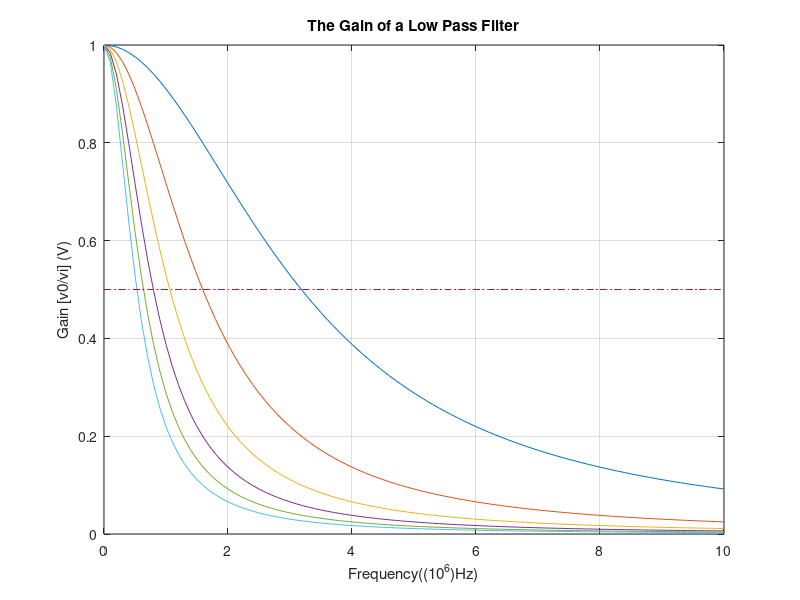

MATLAB code to generate this figure:
%Ece2412 lab 1

clear
clc
clf
close all

%values for our low pass filter%
r = 50; %ohms%

c = ((1:6).*(10^-9))';
freq = (0:0.1:10); %100 increments for accuracy
w = freq*2*(pi)*(10^6);
res = 1./(1+(1j*(w.*r.*c)));
res2 = repelem(0.5,101);

plot(freq,real(res),freq,res2,'-.')


xlabel('Frequency((10^6)Hz)');
ylabel('Gain [v0/vi] (V)');
title('The Gain of a Low Pass Filter');
%grid minor; % Optional
grid;